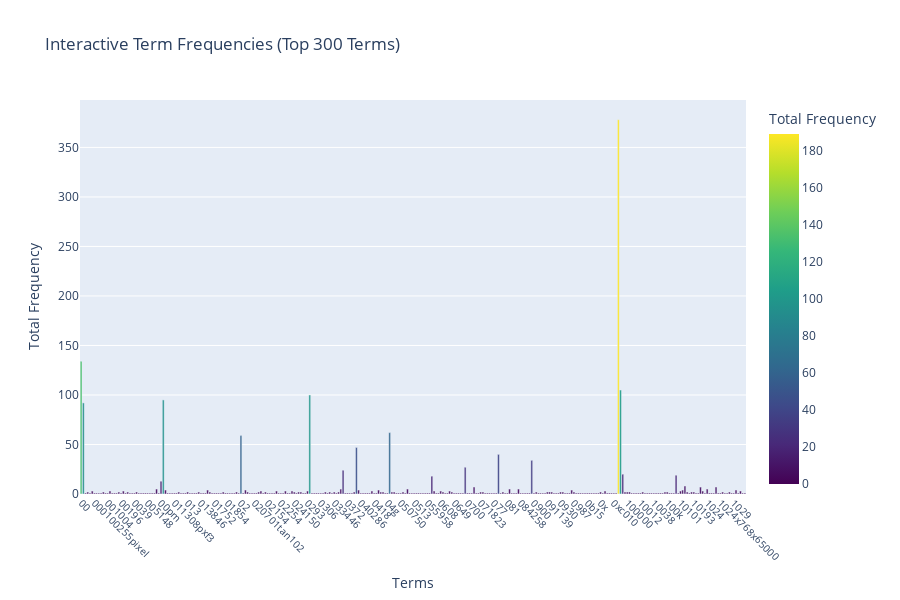

The cell this chart's notebook holds for it:
### Markdown cell above
### >>> **Exercise 12 (take home):**
If you want a nicer interactive visualization here, I would encourage you try to install and use plotly to achieve this.

### Code cell
# Answer here
import plotly.express as px
import numpy as np
import pandas as pd


n_terms = 300 
term_frequencies = np.asarray(X_counts.sum(axis=0))[0, :n_terms]


terms = count_vect.get_feature_names_out()[:n_terms]
df = pd.DataFrame({
    'Terms': terms,
    'Frequency': term_frequencies
})


fig = px.bar(df,
             x='Terms',
             y='Frequency',
             title='Interactive Term Frequencies (Top 300 Terms)',
             labels={'Terms': 'Terms', 'Frequency': 'Total Frequency'},
             height=600,
             color='Frequency',  
             color_continuous_scale='Viridis',  
             range_color=[0, df['Frequency'].max() * 0.5])  


fig.update_layout(
    xaxis=dict(tickangle=45, tickfont=dict(size=10)),
    yaxis=dict(title='Total Frequency'),
    bargap=0.2  # Adjust bar spacing
)


fig.show()

### Figure 1 — Plotly figure (JSON) as saved in the notebook; plotly's stock layout.template omitted (floating-point values rounded to 4 significant figures; data arrays with more than 128 entries replaced by an {"elided": "..."} marker saying what was removed)
{"data": [{"hovertemplate": "Terms=%{x}<br>Total Frequency=%{marker.color}<extra></extra>", "legendgroup": "", "marker": {"color": {"elided": "300 int values"}, "coloraxis": "coloraxis", "pattern": {"shape": ""}}, "name": "", "orientation": "v", "showlegend": false, "textposition": "auto", "type": "bar", "x": {"elided": "300 str values"}, "xaxis": "x", "y": {"elided": "300 int values"}, "yaxis": "y"}], "layout": {"bargap": 0.2, "barmode": "relative", "coloraxis": {"cmax": 189, "cmin": 0, "colorbar": {"title": {"text": "Total Frequency"}}, "colorscale": [[0, "#440154"], [0.1111, "#482878"], [0.2222, "#3e4989"], [0.3333, "#31688e"], [0.4444, "#26828e"], [0.5556, "#1f9e89"], [0.6667, "#35b779"], [0.7778, "#6ece58"], [0.8889, "#b5de2b"], [1, "#fde725"]]}, "height": 600, "legend": {"tracegroupgap": 0}, "title": {"text": "Interactive Term Frequencies (Top 300 Terms)"}, "xaxis": {"anchor": "y", "domain": [0, 1], "tickangle": 45, "tickfont": {"size": 10}, "title": {"text": "Terms"}}, "yaxis": {"anchor": "x", "domain": [0, 1], "title": {"text": "Total Frequency"}}}}
